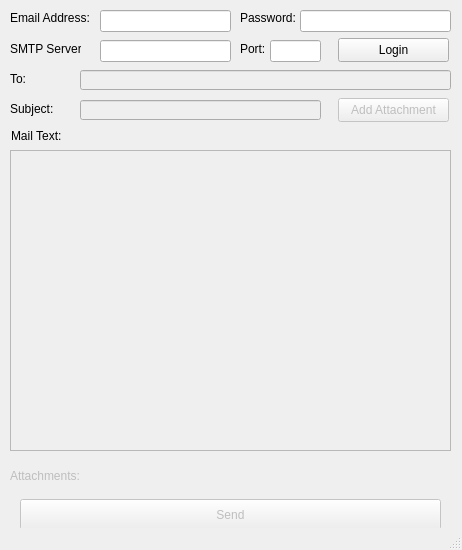
<?xml version="1.0" encoding="UTF-8"?>
<ui version="4.0">
 <class>MainWindow</class>
 <widget class="QMainWindow" name="MainWindow">
  <property name="geometry">
   <rect>
    <x>0</x>
    <y>0</y>
    <width>462</width>
    <height>550</height>
   </rect>
  </property>
  <property name="windowTitle">
   <string>Mail Application</string>
  </property>
  <widget class="QWidget" name="centralwidget">
   <widget class="QLabel" name="label">
    <property name="geometry">
     <rect>
      <x>10</x>
      <y>10</y>
      <width>81</width>
      <height>16</height>
     </rect>
    </property>
    <property name="text">
     <string>Email Address:</string>
    </property>
   </widget>
   <widget class="QLineEdit" name="lineEdit">
    <property name="geometry">
     <rect>
      <x>100</x>
      <y>10</y>
      <width>131</width>
      <height>22</height>
     </rect>
    </property>
   </widget>
   <widget class="QLineEdit" name="lineEdit_2">
    <property name="geometry">
     <rect>
      <x>300</x>
      <y>10</y>
      <width>151</width>
      <height>22</height>
     </rect>
    </property>
    <property name="echoMode">
     <enum>QLineEdit::Password</enum>
    </property>
   </widget>
   <widget class="QLabel" name="label_2">
    <property name="geometry">
     <rect>
      <x>240</x>
      <y>10</y>
      <width>61</width>
      <height>16</height>
     </rect>
    </property>
    <property name="text">
     <string>Password:</string>
    </property>
   </widget>
   <widget class="QLabel" name="label_3">
    <property name="geometry">
     <rect>
      <x>10</x>
      <y>41</y>
      <width>71</width>
      <height>16</height>
     </rect>
    </property>
    <property name="text">
     <string>SMTP Server:</string>
    </property>
   </widget>
   <widget class="QLineEdit" name="lineEdit_3">
    <property name="geometry">
     <rect>
      <x>100</x>
      <y>40</y>
      <width>131</width>
      <height>22</height>
     </rect>
    </property>
   </widget>
   <widget class="QLabel" name="label_4">
    <property name="geometry">
     <rect>
      <x>240</x>
      <y>40</y>
      <width>49</width>
      <height>16</height>
     </rect>
    </property>
    <property name="text">
     <string/>
    </property>
   </widget>
   <widget class="QLabel" name="label_5">
    <property name="geometry">
     <rect>
      <x>240</x>
      <y>41</y>
      <width>49</width>
      <height>16</height>
     </rect>
    </property>
    <property name="text">
     <string>Port:</string>
    </property>
   </widget>
   <widget class="QLineEdit" name="lineEdit_4">
    <property name="geometry">
     <rect>
      <x>270</x>
      <y>40</y>
      <width>51</width>
      <height>22</height>
     </rect>
    </property>
   </widget>
   <widget class="QPushButton" name="pushButton">
    <property name="geometry">
     <rect>
      <x>338</x>
      <y>38</y>
      <width>111</width>
      <height>24</height>
     </rect>
    </property>
    <property name="text">
     <string>Login</string>
    </property>
   </widget>
   <widget class="QLabel" name="label_6">
    <property name="geometry">
     <rect>
      <x>10</x>
      <y>71</y>
      <width>21</width>
      <height>16</height>
     </rect>
    </property>
    <property name="text">
     <string>To:</string>
    </property>
   </widget>
   <widget class="QLineEdit" name="lineEdit_5">
    <property name="enabled">
     <bool>false</bool>
    </property>
    <property name="geometry">
     <rect>
      <x>80</x>
      <y>70</y>
      <width>371</width>
      <height>20</height>
     </rect>
    </property>
   </widget>
   <widget class="QLabel" name="label_7">
    <property name="geometry">
     <rect>
      <x>10</x>
      <y>101</y>
      <width>61</width>
      <height>16</height>
     </rect>
    </property>
    <property name="text">
     <string>Subject:</string>
    </property>
   </widget>
   <widget class="QLineEdit" name="lineEdit_6">
    <property name="enabled">
     <bool>false</bool>
    </property>
    <property name="geometry">
     <rect>
      <x>80</x>
      <y>100</y>
      <width>241</width>
      <height>20</height>
     </rect>
    </property>
   </widget>
   <widget class="QPushButton" name="pushButton_2">
    <property name="enabled">
     <bool>false</bool>
    </property>
    <property name="geometry">
     <rect>
      <x>338</x>
      <y>98</y>
      <width>111</width>
      <height>24</height>
     </rect>
    </property>
    <property name="text">
     <string>Add Attachment</string>
    </property>
   </widget>
   <widget class="QLabel" name="label_8">
    <property name="geometry">
     <rect>
      <x>11</x>
      <y>128</y>
      <width>61</width>
      <height>16</height>
     </rect>
    </property>
    <property name="text">
     <string>Mail Text:</string>
    </property>
   </widget>
   <widget class="QTextEdit" name="textEdit">
    <property name="enabled">
     <bool>false</bool>
    </property>
    <property name="geometry">
     <rect>
      <x>10</x>
      <y>150</y>
      <width>441</width>
      <height>301</height>
     </rect>
    </property>
   </widget>
   <widget class="QLabel" name="label_9">
    <property name="enabled">
     <bool>false</bool>
    </property>
    <property name="geometry">
     <rect>
      <x>10</x>
      <y>460</y>
      <width>431</width>
      <height>31</height>
     </rect>
    </property>
    <property name="text">
     <string>Attachments:</string>
    </property>
    <property name="wordWrap">
     <bool>true</bool>
    </property>
   </widget>
   <widget class="QPushButton" name="pushButton_3">
    <property name="enabled">
     <bool>false</bool>
    </property>
    <property name="geometry">
     <rect>
      <x>20</x>
      <y>499</y>
      <width>421</width>
      <height>31</height>
     </rect>
    </property>
    <property name="text">
     <string>Send</string>
    </property>
   </widget>
  </widget>
  <widget class="QStatusBar" name="statusbar"/>
 </widget>
 <resources/>
 <connections/>
</ui>
